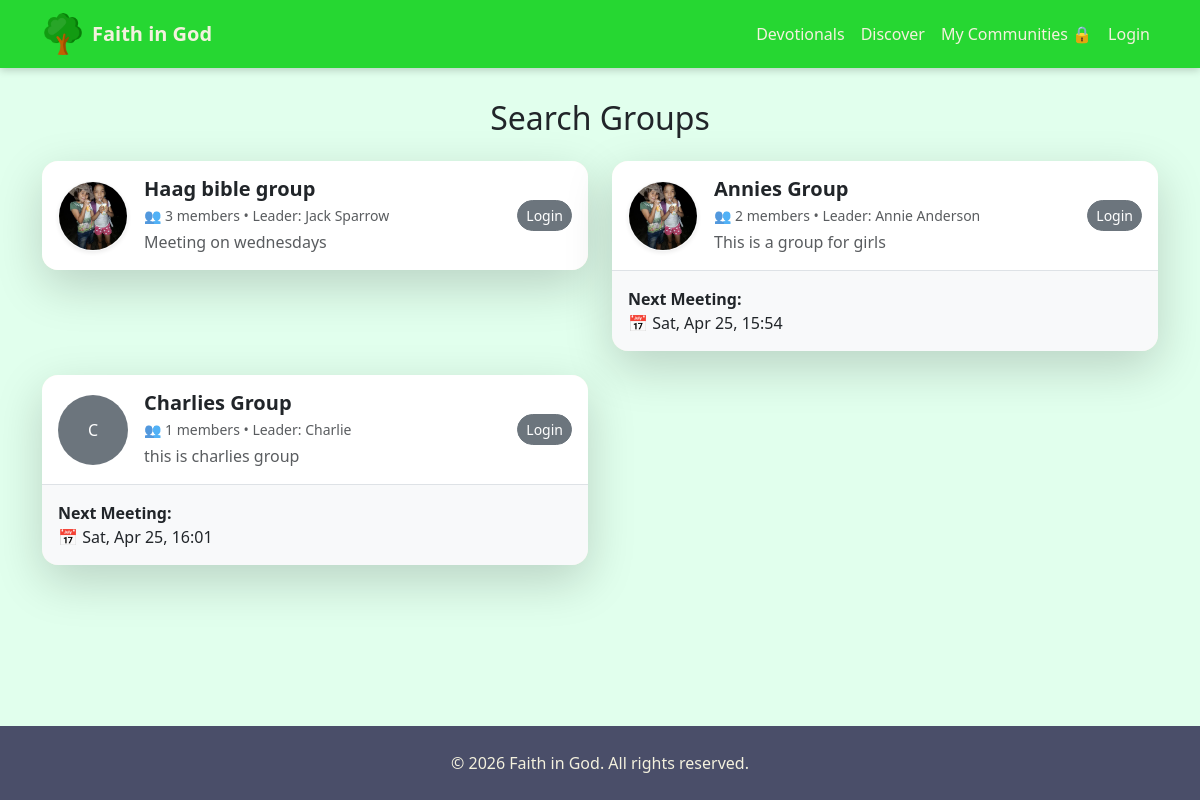
The app's page /groups/ with its own data.
### engagement/models.py (models this page shows, shortened)
class Group(models.Model):
    GROUP_TYPES = [
        ("small", "Small Group"),
    ]
    name = models.CharField(max_length=200)
    description = models.TextField(blank=True)
    leader = models.ForeignKey(
        User, on_delete=models.SET_NULL, null=True, related_name="led_groups"
    )
    group_type = models.CharField(
        max_length=20, choices=GROUP_TYPES, default="small"
    )
    created_at = models.DateTimeField(auto_now_add=True)
    is_active = models.BooleanField(default=True)
    image = models.ImageField(
        upload_to="groups/",
        blank=True,
        null=True,
        validators=[validate_file_size]
    )
    def next_meeting(self):
        return self.meetings.filter(
            start_time__gte=timezone.now()
        ).order_by('start_time').first()
    class Meta:
        verbose_name = "Church Group"
        verbose_name_plural = "Church Groups"

class Meeting(models.Model):
    group = models.ForeignKey(Group, on_delete=models.CASCADE, related_name="meetings")
    title = models.CharField(max_length=255)
    start_time = models.DateTimeField()
    end_time = models.DateTimeField(blank=True, null=True)
    location = models.CharField(max_length=255, blank=True)
    description = models.TextField(blank=True)
    created_at = models.DateTimeField(auto_now_add=True)
    class Meta:
        ordering = ["start_time"]

### accounts/models.py (models this page shows, shortened)
class User(AbstractUser):
    username = None
    first_name = None
    last_name = None
    full_name = models.CharField(max_length=255)
    phone = PhoneNumberField(
        unique=True,
        help_text="Use country code, e.g. +919876543210"
    )
    email = models.EmailField(
        unique=True,
        blank=True,
        null=True
    )
    ROLE_CHOICES = (
        ("member", "Member"),
        ("leader", "Leader"),
        ("pastor", "Pastor"),
        ("admin", "Admin"),
    )
    role = models.CharField(
        max_length=20,
        choices=ROLE_CHOICES,
        default="member"
    )
    is_verified = models.BooleanField(default=False)
    created_at = models.DateTimeField(auto_now_add=True)
    USERNAME_FIELD = "phone"
    REQUIRED_FIELDS = ["full_name"]
    objects = UserManager()

### engagement/views.py (the view, shortened to what this page needs)
# urls.py: path("", views.group_list, name="group_list"),
def group_list(request):
    groups = Group.objects.filter(is_active=True).select_related("leader")
    user_memberships = set()
    for group in groups:
        group.is_member = group.id in user_memberships
        group.member_count = group.members.filter(is_active=True).count()
    return render(request, "engagement/group_list.html", {"groups": groups})

### content/context_processors.py (called while the page is built)
def global_updates(request):
    updates = Update.objects.filter(is_published=True).order_by("-created_at")
    return {"global_updates": updates}

### engagement/context_processors.py (called while the page is built, shortened)
def next_meeting(request):
    if not request.user.is_authenticated:
        return {}

def user_groups(request):
    if request.user.is_authenticated:
        groups = GroupMember.objects.filter(
            user=request.user,
            is_active=True
        ).select_related("group")
        return {"user_groups": [gm.group for gm in groups]}
    return {}

def pending_invitations(request):
    return {}

### engagement/templates/engagement/group_list.html (shortened to what this page needs)
{% extends "base.html" %}
{% load static %}
{% block content %}
<h2 class="mb-4 text-center">Search Groups</h2>
<div class="row">
    {% for group in groups %}
    <div class="col-md-6 mb-4">
        <div class="card shadow-lg border-0 rounded-4 overflow-hidden"
             style="border-left: 5px solid #E10600;">
            <div class="d-flex align-items-center p-3 bg-white">
                {% if group.image %}
                <img src="{{ group.image.url }}"
                     class="rounded-circle me-3 border border-light shadow-sm"
                     width="70"
                     height="70"
                     style="object-fit: cover;">
                {% else %}
                <div class="rounded-circle me-3 bg-secondary d-flex align-items-center justify-content-center"
                     style="width:70px;height:70px;color:white;">
                    {{ group.name|first }}
                </div>
                {% endif %}
                <div class="flex-grow-1">
                    <h5 class="mb-1 fw-bold">{{ group.name }}</h5>
                    <small class="text-muted d-block mb-1">
                        👥 {{ group.member_count }} members
                        {% if group.leader %}
                        • Leader: {{ group.leader.full_name|default:group.leader.username }}
                        {% endif %}
                    </small>
                    <p class="text-muted mb-0">
                        {{ group.description|truncatewords:15 }}
                    </p>
                </div>
                <div class="ms-2">
                    {% if user.is_authenticated %}
                        {% if group.is_member %}
                            <a href="{% url 'engagement:group_detail' group.id %}"
                               class="btn btn-outline-primary btn-sm rounded-pill">
                                Open
                            </a>
                        {% else %}
                            <a href="{% url 'engagement:join_group' group.id %}"
                               class="btn btn-success btn-sm rounded-pill">
                                Join
                            </a>
                        {% endif %}
                    {% else %}
                        <a href="{% url 'login' %}"
                           class="btn btn-secondary btn-sm rounded-pill">
                            Login
                        </a>
                    {% endif %}
                </div>
            </div>
            {% if group.next_meeting %}
            <div class="card-body bg-light border-top">
                <strong>Next Meeting:</strong><br>
                📅 {{ group.next_meeting.start_time|date:"D, M j, H:i" }}
            </div>
            {% endif %}
        </div>
    </div>
    {% empty %}
    <div class="col-12 text-center text-muted">
        No groups available yet.
    </div>
    {% endfor %}
</div>
{% endblock %}

### templates/base.html (style rules this page uses)
html, body { height: 100%; }
body { padding-top: 75px; background-color: #e1ffed; font-family: 'Segoe UI', sans-serif; display: flex; flex-direction: column; min-height: 100vh; }
.card { background-color: #F4F1DE; border-radius: 12px; box-shadow: 0 4px 12px rgba(0,0,0,0.1); }

### records on screen
Group: image (picture), name "Haag bible group", member_count "3", leader.full_name "Jack Sparrow", description "Meeting on wednesdays"
Group: image (picture), name "Annies Group", member_count "2", leader.full_name "Annie Anderson", description "This is a group for girls", next_meeting.start_time "Sat, Apr 25, 15:54"
Group: name|first "C", name "Charlies Group", member_count "1", leader.full_name "Charlie", description "this is charlies group", next_meeting.start_time "Sat, Apr 25, 16:01"
